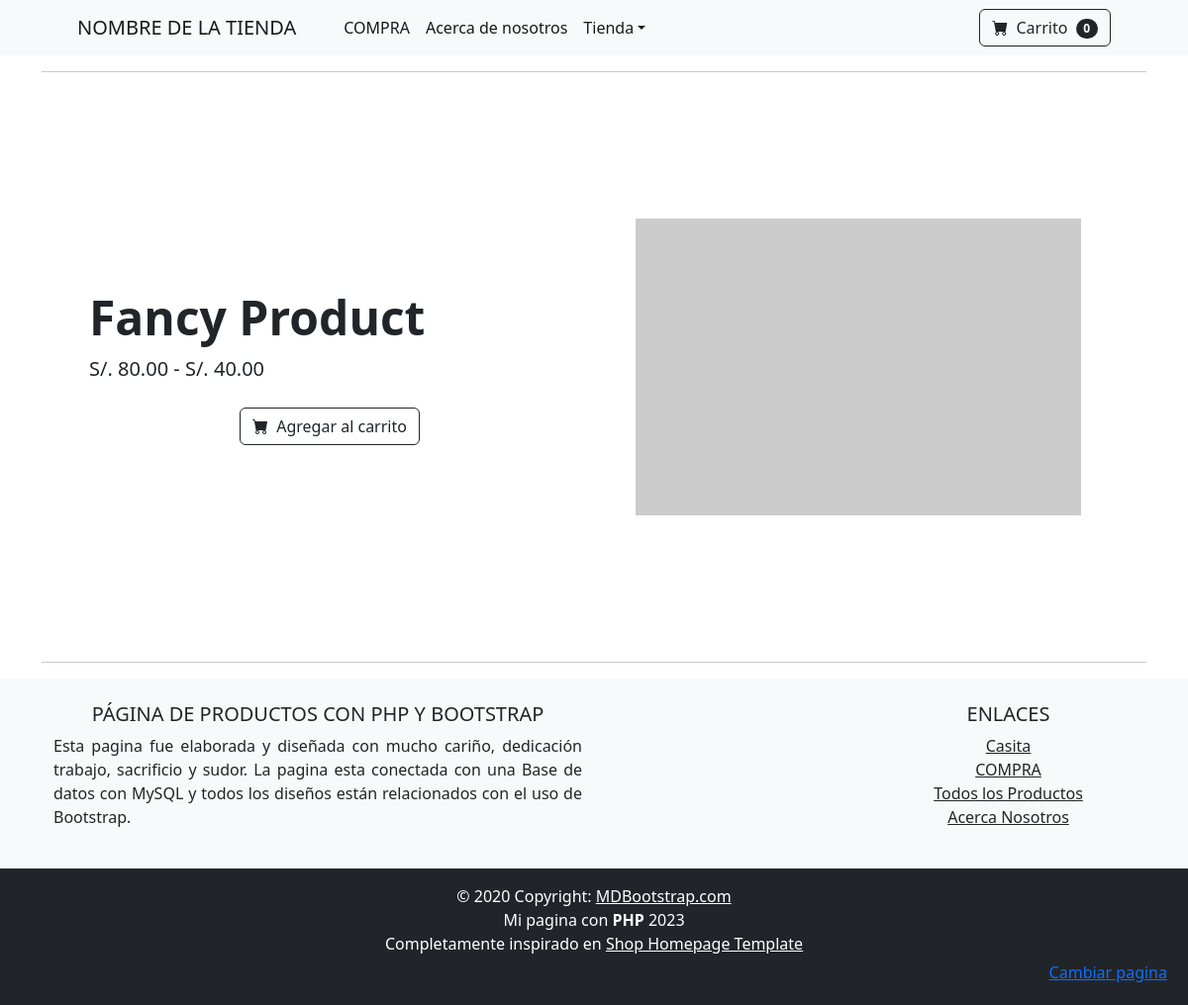
The app's page /producto.php?producto=4 with its own data.
### tables this page shows
CREATE TABLE `precio` (
  `IdProducto` int NOT NULL,
  `PrecioUnico` decimal(8,2) DEFAULT NULL,
  `PrecioLiquidacion` decimal(8,2) DEFAULT NULL,
  `PrecioSuperior` decimal(8,2) DEFAULT NULL,
  `PrecioInferior` decimal(8,2) DEFAULT NULL,
  PRIMARY KEY (`IdProducto`),
  CONSTRAINT `ProductoId` FOREIGN KEY (`IdProducto`) REFERENCES `producto` (`ProductoId`)
);

CREATE TABLE `producto` (
  `ProductoId` int NOT NULL AUTO_INCREMENT,
  `Nombre` varchar(50) NOT NULL,
  `Puntuacion` tinyint(1) DEFAULT NULL,
  `Imagen` varchar(100) DEFAULT NULL,
  PRIMARY KEY (`ProductoId`),
  UNIQUE KEY `idProducto_UNIQUE` (`ProductoId`)
);

### Controller/ProductoController.php (called while the page is built, shortened)
<?php
require("./Models/Conexion.php");
$idProducto = $_GET["producto"];
$conn = new Conexion();
$producto = $conn->getProducto($idProducto);
require("./View/ProductoView.php");
?>

### producto.php (called while the page is built)
<?php
require("./Controller/ProductoController.php")
?>

### Models/Conexion.php (called while the page is built, shortened)
<?php
require("./Models/ProductoMO.php");
class Conexion{
    private $conn;
    public function __construct()
    {
        $config = include('./config.php');
        $host =     $config['db_host'];
        $username = $config['db_user'];
        $password = $config['db_password'];
        $database = $config['db_name'];
        $this->conn = new mysqli($host, $username, $password, $database);
    }
    public function getProducto(int $id): ?ProductoMO{
        $query = $this->conn->query(
            'SELECT * FROM paginadproductos.producto JOIN paginadproductos.precio ON paginadproductos.producto.ProductoId = paginadproductos.precio.IdProducto WHERE idProducto=' . $id . ';'
        );
        $producto = null;
        while($fila = $query->fetch_assoc()){
            $producto = new ProductoMO($fila["Nombre"], $fila["Puntuacion"], $fila["Imagen"], $fila["PrecioUnico"], $fila["PrecioLiquidacion"], $fila["PrecioInferior"], $fila["PrecioSuperior"], $fila["ProductoId"]);
        }
        return $producto;
    }
}

### Models/ProductoMO.php (called while the page is built, shortened)
<?php
class ProductoMO
{
    private $nombre;
    private $imagen;
    private $precio;
    private $precioMinimo;
    private $precioMaximo;
    public function __construct($nom, $punt, $img, $price = null, $priceliqui = null, $priceMin = null, $priceMax = null, $id = null)
    {
        $this->nombre = $nom;
        $this->imagen = $img;
        $this->precio = $price;
        $this->precioMaximo = $priceMax;
        $this->precioMinimo = $priceMin;
    }
    public function getNombre()             { return $this->nombre; }
    public function getImagen()             { return $this->imagen; }
    public function getPrecio()             { return $this->precio; }
    public function getPrecioMinimo()       { return $this->precioMinimo; }
    public function getPrecioMaximo()       { return $this->precioMaximo; }
}
?>

### View/ProductoView.php (the view, shortened to what this page needs)
<!DOCTYPE html>
<html lang="en">
<head>
    <link href="https://cdn.jsdelivr.net/npm/bootstrap-icons@1.5.0/font/bootstrap-icons.css" rel="stylesheet" />
    <link href="css/styles.css" rel="stylesheet" />
</head>
<body>
    <?php
    include("./View/navbar.php");
    ?>
    <div class="container marketing">
        <hr class="featurette-divider">
        <section class="py-0">
            <div class="container px-4 px-lg-5 my-5">
                <div class="row gx-4 gx-lg-5 align-items-center" style="height: 500px;">
                    <div class="col-md-6">
                        <h1 class="display-5 fw-bolder"> <?php echo $producto->getNombre() ?> </h1>
                        <div class="fs-5 mb-2">
                            <?php if ($producto->getPrecio() != null) {
                                if ($producto->getPrecioLiquidacion() != null) {
                                    echo
                                    <<<HTML
                                    <span class="text-muted text-decoration-line-through"> S/. {$producto->getPrecio()} </span>
                                    S/. {$producto->getPrecioLiquidacion()}
                                    HTML;
                                } else {
                                    echo
                                    <<<HTML
                                    S/. {$producto->getPrecio()}
                                    HTML;
                                }
                            } else {
                                echo
                                <<<HTML
                        S/. {$producto->getPrecioMinimo()} - S/. {$producto->getPrecioMaximo()}
                        HTML;
                            }
                            ?>
                        </div>
                        <div class="d-flex justify-content-center">
                            <button class="btn btn-outline-dark flex-shrink-0" type="button">
                                <i class="bi-cart-fill me-1 mb-5"></i>
                                Agregar al carrito
                            </button>
                        </div>
                    </div>
                    <div class="col-md-6 d-flex align-items-center justify-content-center">
                        <div style="position: relative;">
                            <img class="card-img-top mb-5 mb-md-0" style="max-width: 600px; max-height: 700px;" src=<?php echo $producto->getImagen() ?> alt="https://dummyimage.com/600x700/dee2e6/6c757d.jpg">
                        </div>
                    </div>
                </div>
            </div>
        </section>
        <hr class="featurette-divider">
    </div>
    <?php
    include("./View/PropioFooter.php");
    ?>
</body>
<link href="https://cdn.jsdelivr.net/npm/bootstrap@5.2.3/dist/css/bootstrap.min.css" rel="stylesheet">

### records on screen
precio: IdProducto.Nombre "Fancy Product", PrecioInferior "80.00", PrecioSuperior "40.00"
